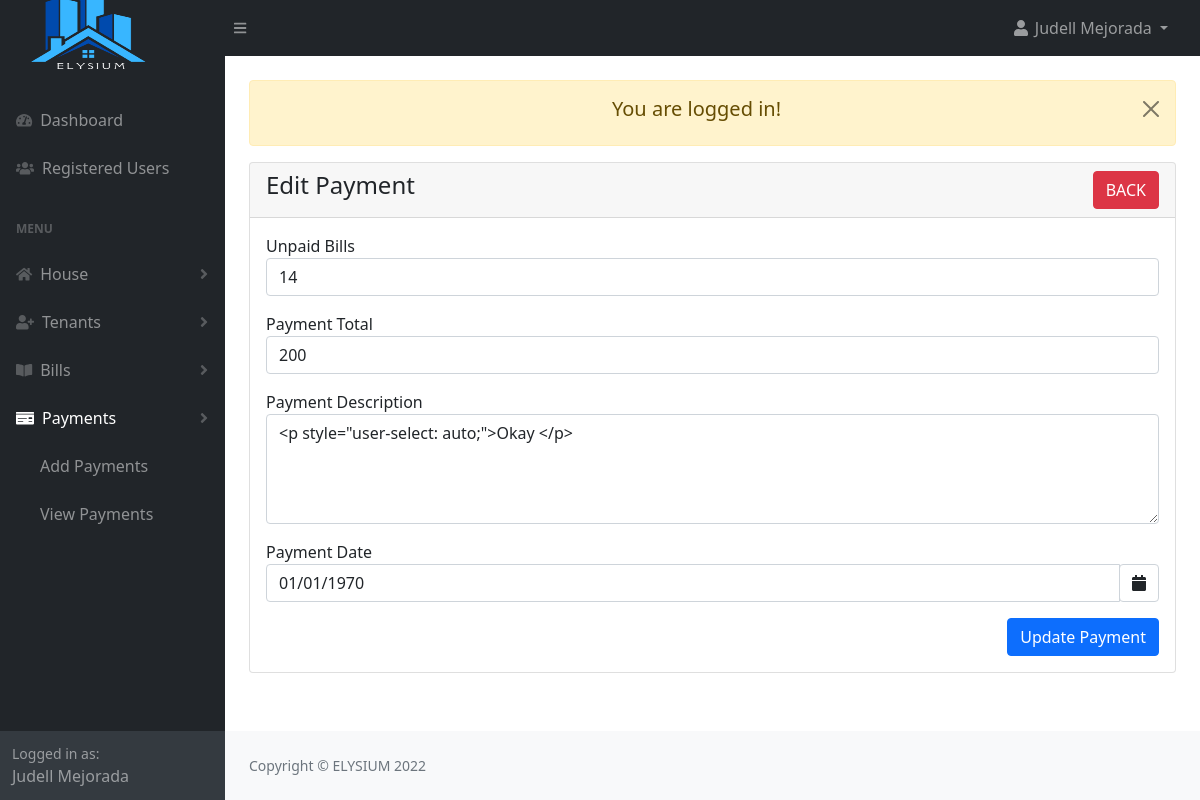
Page /admin/payment_edit.php?id=10 (signed in) on the committed database.
### tables this page shows
CREATE TABLE `payments` (
  `payment_id` int(11) NOT NULL,
  `bill_id` int(20) NOT NULL,
  `payment_total` int(200) NOT NULL,
  `payment_desc` text NOT NULL,
  `payment_date` date NOT NULL,
  `payment_status` tinyint(1) NOT NULL,
  `created_at` timestamp NOT NULL DEFAULT current_timestamp()
);

### admin/payment_edit.php (the view, shortened to what this page needs)
<?php
include("authentication.php");
include("includes/header.php");
?>
<div class="container-fluid px-4">
    <div class="row mt-4">
        <div class="col-md-12">
			<?php include('message.php'); ?>
            <div class="card">
                <div class="card-header">
                    <h4>Edit Payment
                        <a href="payment_view.php" class="btn btn-danger float-end">BACK</a>
                    </h4>
                </div>
                <div class="card-body">
                <?php
                if(isset($_GET['id']))
                {
                    $payment_id = $_GET['id'];
                    $payment_edit = "SELECT *, DATE_FORMAT(payment_date, '%m/%d/%Y') AS pay FROM payments WHERE payment_id='$payment_id' LIMIT 1";
                    $payment_run = mysqli_query($con, $payment_edit);
                    if(mysqli_num_rows($payment_run) > 0)
                    {
                        $row = mysqli_fetch_array($payment_run);
                        ?>
                        <form action="code.php" method="POST">
                            <div class="row">
                                <div class="col-md-12 mb-3">
                                    <label for="">Unpaid Bills</label>
                                    <?php
                                        $bills = "SELECT * FROM bills WHERE bill_status = 0 ";
                                        $bills_run = mysqli_query($con, $bills);
                                        if(mysqli_num_rows($bills_run ) > 0)
                                        {
                                            ?>
                                            <select name="bill_id" required class="form-control">
                                                <option value="<?=$row['bill_id']?>"><?=$row['bill_id']?></option>
                                            </select>
                                            <?php
                                        }
                                        else
                                        {
                                            ?>
                                            <h5>No Unpaid Bills</h5>
                                            <?php
                                        }
                                    ?>
                                </div>
                                <div class="col-md-12 mb-3">
                                    <label for="">Payment Total</label>
                                    <input type="text" name="total_payment" value="<?=$row['payment_total']?>" placeholder="Please input the price" required="required" class="form-control">
                                </div>
                                <div class="col-md-12 mb-3">
                                    <label for="">Payment Description</label>
                                    <textarea name="payment_desc" id="summernote" class="form-control" rows="4"><?= $row['payment_desc'] ?></textarea>
                                </div>
                                <div class="col-md-12 mb-3">
                                    <label class="control-label" for="date">Payment Date</label>
                                    <div class="col-sm-12">
                                        <div class="input-group date" id="datepicker">
                                            <input name="payment_date" type="text" class="form-control" value="<?=$row['pay']?>">
                                            <span class="input-group-append">
                                                <span class="input-group-text bg-white d-block">
                                                    <i class="fa fa-calendar"></i>
                                                </span>
                                            </span>
                                        </div>
                                    </div>
                                </div>
                                <div class="d-grid gap-2 d-md-flex justify-content-md-end">
                                    <button type="submit" name="update_payment"  onclick="return confirm('Are you sure you want to Edit?')" class="btn btn-primary">Update Payment</button>
                                </div>
                            </div>
                        </form>
                        <?php
                    }
                    else
                    {
                        ?>
                        <h4> No Record Found</h4>
                        <?php
                    }
                }
                ?>
                </div>
            </div>
        </div>
    </div>
</div>
<?php
include("includes/footer.php");
include("includes/scripts.php");
?>

### rows in the picture
payments: bill_id "14", total_payment "200", payment_desc "<p style=\"user-select: auto;\">Okay </p>"

### other values in the picture
$_SESSION['auth_user']['user_name'] "Judell Mejorada"
$_SESSION['message'] "You are logged in!"
